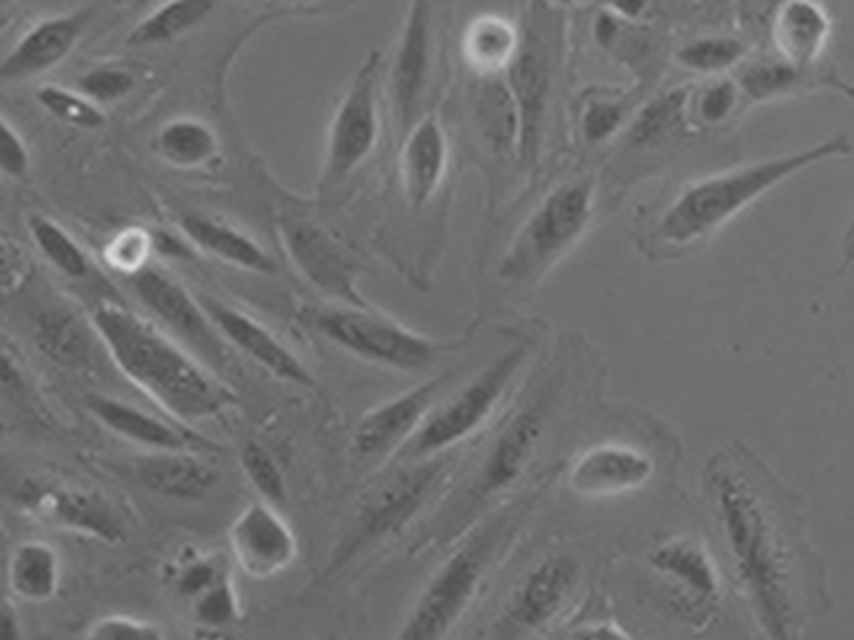
#> input picture Programming/images/1_00001_prepared.png, 2560 x 1920 px, found by its file name (shown at 1/3 size); the run also reads 1 picture not shown here
$ python image_processing_v5.py
#> lines starting #> are read from the running program, lines starting #| are printed output that depends on the picture; after the words box and inside, x2 and y2 are one past the last pixel; in counts of white or black regions, pixels touching at a corner belong together
import cv2
import os
import numpy as np
import matplotlib.pyplot as plt
from sklearn.cluster import DBSCAN

folder_path = 'Programming/images'
image_name = '1_00001_prepared'
image_path = os.path.join(folder_path, image_name) + '.png' # image path
img = cv2.imread(image_path)
#> img is the input picture: shape (1920, 2560, 3); min 71, max 220, mean 112.5

# original_image_name = '1_00001'
# original_image_path = os.path.join(folder_path, original_image_name) + '.png'
# result = cv2.imread(original_image_path)
# Convert to 8-bit grayscale
img = cv2.cvtColor(img, cv2.COLOR_BGR2GRAY)
#> img: shape (1920, 2560)
img = np.uint8(img)


### NEW FUNCTION ###
# Thresholding
_, thresh = cv2.threshold(img, 103, 255, cv2.THRESH_BINARY_INV) # Pixel value > 103 set to 255, then inverted as cv2.findContours() requires white objects on black background
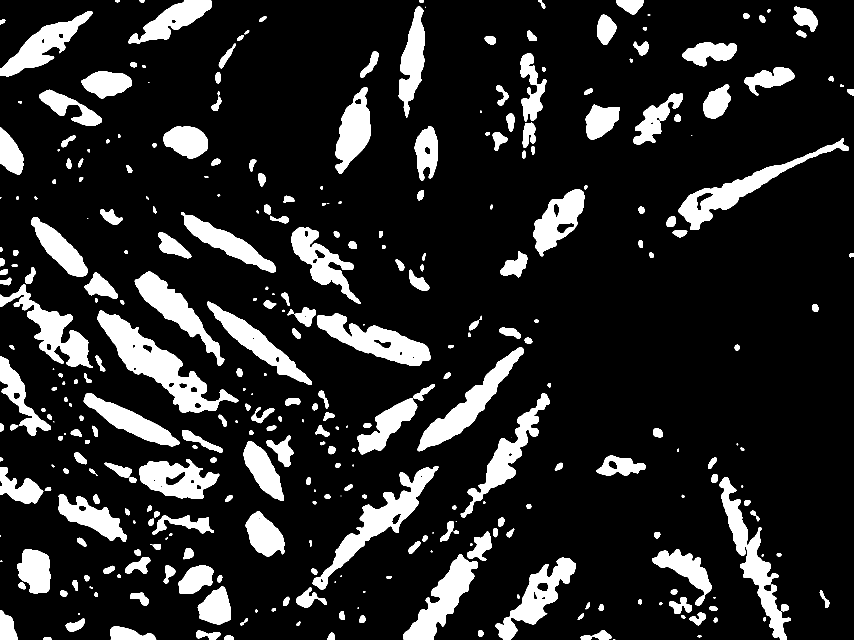
#> thresh: shape (1920, 2560) (shown at 1/3 size); 14.6% white; 341 white regions (23 under 20 px), largest, box (x1, y1, x2, y2) and area: (292, 930, 715, 1238) 34593, (938, 1398, 1315, 1768) 25300, (2158, 1431, 2373, 1920) 22824

# Display thresholded image
cv2.imshow('Thresholded', thresh)
cv2.waitKey(0)
cv2.destroyAllWindows()


# Morphological operations
kernel = np.ones((15, 15), np.uint8) # 20x20 kernel with all ones, smaller the kernel size the more dilation (smooth curves)

morphed = cv2.morphologyEx(thresh, cv2.MORPH_OPEN, kernel)
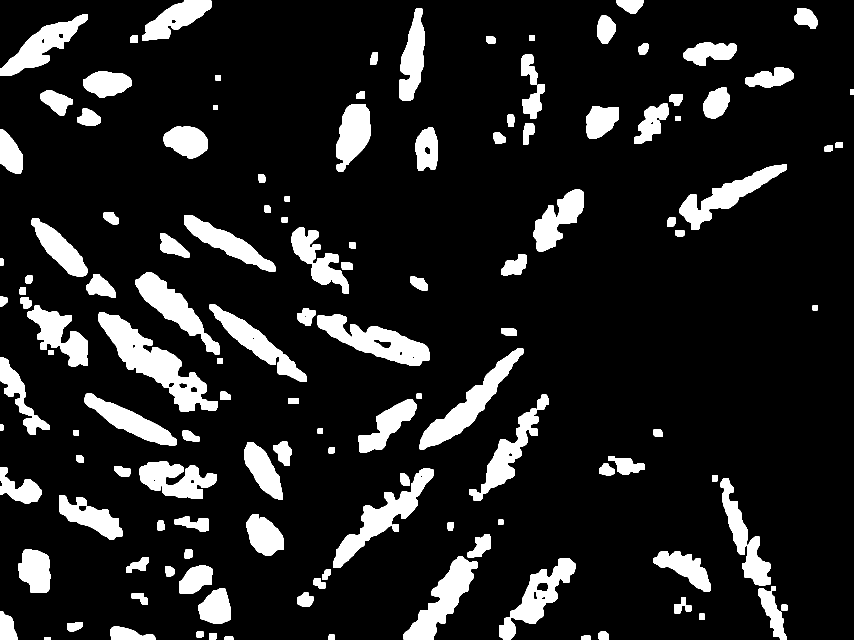
#> morphed: shape (1920, 2560) (shown at 1/3 size); 12.8% white; 134 white regions, largest, box (x1, y1, x2, y2) and area: (294, 937, 654, 1236) 32204, (951, 942, 1290, 1097) 22191, (1259, 1045, 1570, 1348) 21580
morphed = cv2.dilate(morphed,kernel,iterations = 1)
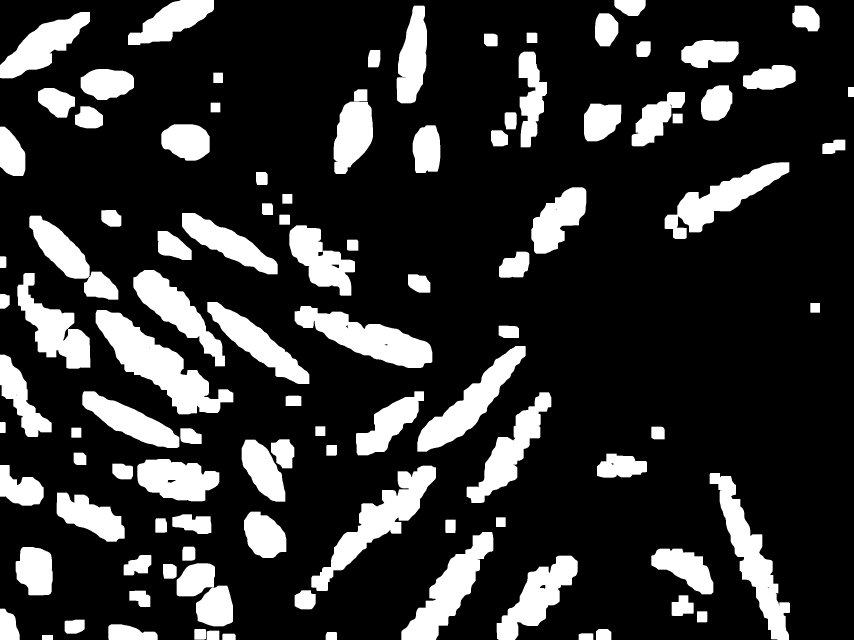
#> morphed: shape (1920, 2560) (shown at 1/3 size); 19.5% white; 105 white regions, largest, box (x1, y1, x2, y2) and area: (287, 930, 700, 1243) 45641, (934, 1397, 1308, 1773) 36411, (884, 918, 1297, 1104) 34455
morphed = cv2.morphologyEx(morphed, cv2.MORPH_CLOSE, kernel)
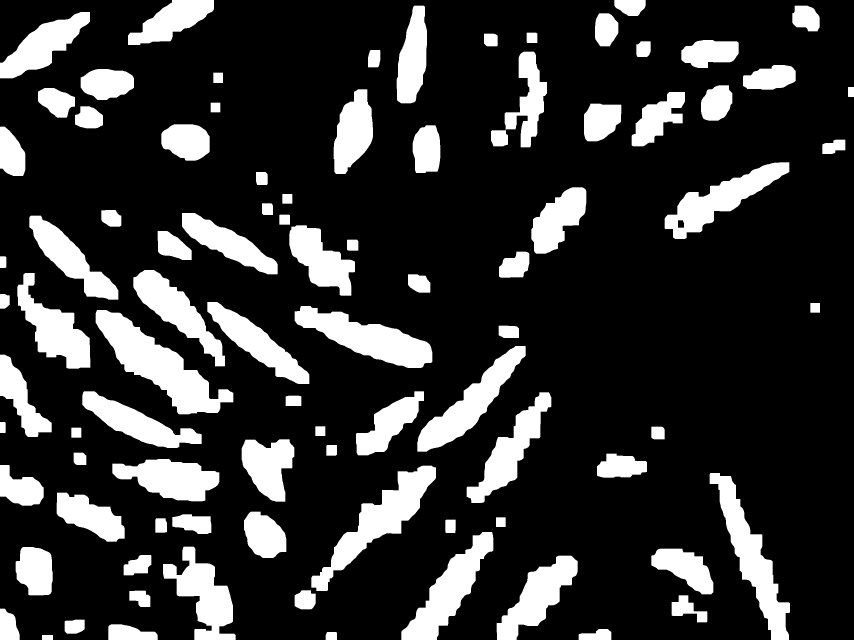
#> morphed: shape (1920, 2560) (shown at 1/3 size); 19.7% white; 89 white regions

# Contour detection
contours, _ = cv2.findContours(morphed, cv2.RETR_EXTERNAL, cv2.CHAIN_APPROX_SIMPLE) # cv2.RETR_EXTERNAL retrieves only the extreme outer contours, cv2.CHAIN_APPROX_SIMPLE compresses the contour
#> contours = 89 contours; largest, box (x1, y1, x2, y2) and area: (287, 930, 700, 1243) 45498, (934, 1397, 1308, 1773) 36440, (2129, 1419, 2370, 1920) 34276, (884, 918, 1297, 1104) 34204, (1204, 1596, 1480, 1920) 31234

# Draw contours on original image
result = img.copy()

cv2.drawContours(result, contours, -1, (0, 255, 0), 2)
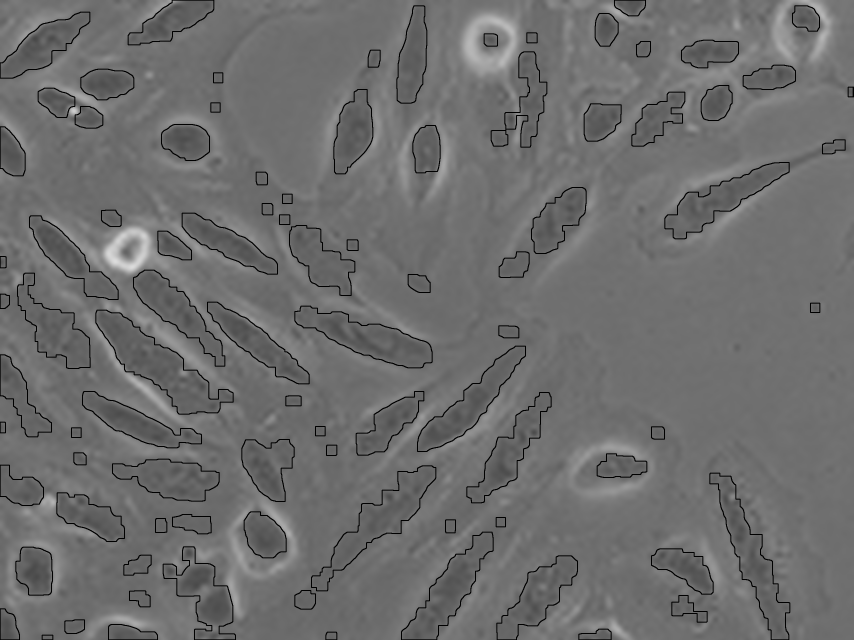
#> result: shape (1920, 2560) (shown at 1/3 size); min 0, max 220, mean 109.6

# Display the results
cv2.imshow('Result', result)
cv2.waitKey(0)
cv2.destroyAllWindows()


# Minimum contour area threshold
min_contour_area = 6000  # Adjust this value based on your requirements

# Filter contours based on area
filtered_contours = [cnt for cnt in contours if cv2.contourArea(cnt) > min_contour_area]
#> filtered_contours = 43 contours; largest, box (x1, y1, x2, y2) and area: (287, 930, 700, 1243) 45498, (934, 1397, 1308, 1773) 36440, (2129, 1419, 2370, 1920) 34276, (884, 918, 1297, 1104) 34204, (1204, 1596, 1480, 1920) 31234

# Draw contours on original image
result = img.copy()

original_image_name = '1_00001_gray'
original_image_path = os.path.join(folder_path, original_image_name) + '.png'
result_2 = cv2.imread(original_image_path)

# Draw contours and number them
for i in range(len(filtered_contours)):
    cv2.drawContours(result_2, filtered_contours, i, (0, 255, 0), 2)
    cv2.putText(result_2, str(i), tuple(filtered_contours[i][0][0]), cv2.FONT_HERSHEY_COMPLEX, 1, (0, 0, 255), 2)
    # Output the contours area
    print('Contour ' + str(i) + ' area = ' + str(cv2.contourArea(filtered_contours[i])))
#> this loop made 43 passes
#| Contour 0 area = 26038.5
#| Contour 1 area = 14163.0
#| Contour 2 area = 12990.5
#| Contour 3 area = 26953.0
#| Contour 4 area = 31234.0
#| Contour 5 area = 12786.0
#| Contour 6 area = 16923.0
#| Contour 7 area = 34276.5
#> (further printed lines are left out)
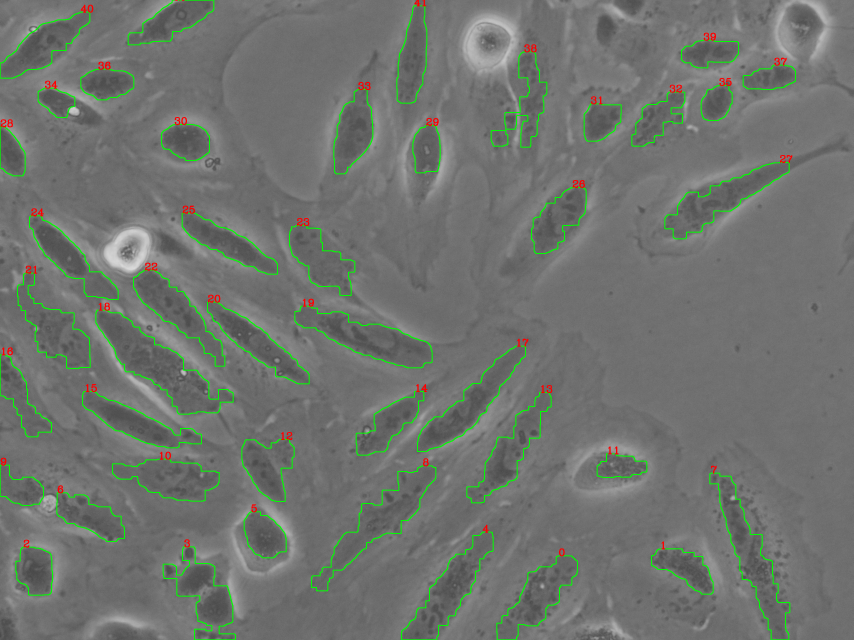
#> result_2: shape (1920, 2560, 3) (shown at 1/3 size); mean B, G, R 110.4, 115.6, 111.1

print('Number of Cells Found: ' + str(len(filtered_contours)))
#| Number of Cells Found: 43

# Display the results
cv2.imshow('Result', result_2)
cv2.waitKey(0)
cv2.destroyAllWindows()


# [13 lines of commented-out code are left out]
